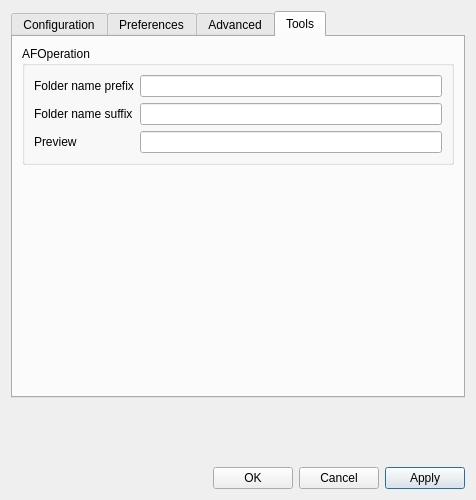
<?xml version="1.0" encoding="UTF-8"?>
<ui version="4.0">
 <class>Dialog</class>
 <widget class="QDialog" name="Dialog">
  <property name="geometry">
   <rect>
    <x>0</x>
    <y>0</y>
    <width>476</width>
    <height>500</height>
   </rect>
  </property>
  <property name="minimumSize">
   <size>
    <width>476</width>
    <height>500</height>
   </size>
  </property>
  <property name="maximumSize">
   <size>
    <width>476</width>
    <height>500</height>
   </size>
  </property>
  <property name="windowTitle">
   <string>Dialog</string>
  </property>
  <layout class="QGridLayout" name="gridLayout">
   <item row="3" column="3">
    <widget class="QPushButton" name="pushButton_2">
     <property name="text">
      <string>Apply</string>
     </property>
    </widget>
   </item>
   <item row="3" column="0">
    <spacer name="horizontalSpacer">
     <property name="orientation">
      <enum>Qt::Horizontal</enum>
     </property>
     <property name="sizeHint" stdset="0">
      <size>
       <width>407</width>
       <height>20</height>
      </size>
     </property>
    </spacer>
   </item>
   <item row="1" column="0" colspan="4">
    <widget class="QTabWidget" name="tabWidget">
     <property name="sizePolicy">
      <sizepolicy hsizetype="Expanding" vsizetype="Expanding">
       <horstretch>0</horstretch>
       <verstretch>0</verstretch>
      </sizepolicy>
     </property>
     <property name="currentIndex">
      <number>3</number>
     </property>
     <widget class="QWidget" name="tab">
      <attribute name="icon">
       <iconset>
        <normaloff>../assets/clipboard-list.png</normaloff>../assets/clipboard-list.png</iconset>
      </attribute>
      <attribute name="title">
       <string>Configuration</string>
      </attribute>
      <layout class="QVBoxLayout" name="verticalLayout_2">
       <item>
        <widget class="QGroupBox" name="groupBox">
         <property name="sizePolicy">
          <sizepolicy hsizetype="Expanding" vsizetype="Fixed">
           <horstretch>0</horstretch>
           <verstretch>0</verstretch>
          </sizepolicy>
         </property>
         <property name="minimumSize">
          <size>
           <width>0</width>
           <height>0</height>
          </size>
         </property>
         <property name="title">
          <string>Export configuration</string>
         </property>
         <layout class="QFormLayout" name="formLayout_2">
          <item row="0" column="0">
           <widget class="QLabel" name="label">
            <property name="text">
             <string>Export...</string>
            </property>
           </widget>
          </item>
          <item row="0" column="1">
           <widget class="QRadioButton" name="radioButton">
            <property name="text">
             <string>Video + Audio</string>
            </property>
            <property name="checked">
             <bool>true</bool>
            </property>
           </widget>
          </item>
          <item row="1" column="1">
           <widget class="QRadioButton" name="radioButton_2">
            <property name="text">
             <string>Audio-only</string>
            </property>
           </widget>
          </item>
         </layout>
        </widget>
       </item>
       <item>
        <widget class="QGroupBox" name="groupBox_2">
         <property name="sizePolicy">
          <sizepolicy hsizetype="Expanding" vsizetype="Fixed">
           <horstretch>0</horstretch>
           <verstretch>0</verstretch>
          </sizepolicy>
         </property>
         <property name="title">
          <string>Download configuration</string>
         </property>
         <layout class="QFormLayout" name="formLayout_3">
          <item row="1" column="0">
           <widget class="QLabel" name="label_3">
            <property name="text">
             <string>Download range</string>
            </property>
           </widget>
          </item>
          <item row="0" column="0">
           <widget class="QLabel" name="label_2">
            <property name="text">
             <string>Output template</string>
            </property>
           </widget>
          </item>
          <item row="0" column="1">
           <widget class="QComboBox" name="comboBox">
            <property name="statusTip">
             <string>&lt;html&gt;&lt;head/&gt;&lt;body&gt;&lt;p&gt;Append information to the end of your chosen output.&lt;/p&gt;&lt;p&gt;- &lt;span style=&quot; font-weight:600;&quot;&gt;%(title)s&lt;/span&gt; - video title&lt;/p&gt;&lt;p&gt;- &lt;span style=&quot; font-weight:600;&quot;&gt;%(alt_title)s&lt;/span&gt; - alternative video title&lt;/p&gt;&lt;p&gt;- &lt;span style=&quot; font-weight:600;&quot;&gt;%(id)s&lt;/span&gt; - video id&lt;/p&gt;&lt;p&gt;- &lt;span style=&quot; font-weight:600;&quot;&gt;%(creator)s&lt;/span&gt; - video creator&lt;/p&gt;&lt;p&gt;- &lt;span style=&quot; font-weight:600;&quot;&gt;%(playlist_title)s&lt;/span&gt; - playlist title&lt;/p&gt;&lt;p&gt;- &lt;span style=&quot; font-weight:600;&quot;&gt;%(playlist_index)s&lt;/span&gt; - video position in the playlist&lt;/p&gt;&lt;p&gt;Need the full list? Look for youtube-dl's README.md file at GitHub.&lt;/p&gt;&lt;/body&gt;&lt;/html&gt;</string>
            </property>
            <property name="editable">
             <bool>true</bool>
            </property>
            <property name="insertPolicy">
             <enum>QComboBox::InsertAtTop</enum>
            </property>
           </widget>
          </item>
          <item row="1" column="1">
           <widget class="QLineEdit" name="lineEdit_2"/>
          </item>
         </layout>
        </widget>
       </item>
       <item>
        <widget class="QGroupBox" name="groupBox_3">
         <property name="enabled">
          <bool>false</bool>
         </property>
         <property name="sizePolicy">
          <sizepolicy hsizetype="Expanding" vsizetype="Fixed">
           <horstretch>0</horstretch>
           <verstretch>0</verstretch>
          </sizepolicy>
         </property>
         <property name="title">
          <string>Metadata exportation configuration</string>
         </property>
         <layout class="QVBoxLayout" name="verticalLayout">
          <property name="topMargin">
           <number>5</number>
          </property>
          <item>
           <widget class="QCheckBox" name="checkBox">
            <property name="sizePolicy">
             <sizepolicy hsizetype="Minimum" vsizetype="Fixed">
              <horstretch>0</horstretch>
              <verstretch>1</verstretch>
             </sizepolicy>
            </property>
            <property name="minimumSize">
             <size>
              <width>0</width>
              <height>17</height>
             </size>
            </property>
            <property name="text">
             <string>Export metadata</string>
            </property>
           </widget>
          </item>
          <item>
           <widget class="QCheckBox" name="checkBox_2">
            <property name="sizePolicy">
             <sizepolicy hsizetype="Minimum" vsizetype="Fixed">
              <horstretch>0</horstretch>
              <verstretch>1</verstretch>
             </sizepolicy>
            </property>
            <property name="minimumSize">
             <size>
              <width>0</width>
              <height>17</height>
             </size>
            </property>
            <property name="text">
             <string>Embed thumbnail as cover art</string>
            </property>
           </widget>
          </item>
          <item>
           <widget class="QCheckBox" name="checkBox_3">
            <property name="sizePolicy">
             <sizepolicy hsizetype="Minimum" vsizetype="Fixed">
              <horstretch>0</horstretch>
              <verstretch>1</verstretch>
             </sizepolicy>
            </property>
            <property name="minimumSize">
             <size>
              <width>0</width>
              <height>17</height>
             </size>
            </property>
            <property name="text">
             <string>Embed subtitles into video</string>
            </property>
           </widget>
          </item>
         </layout>
        </widget>
       </item>
       <item>
        <spacer name="verticalSpacer_4">
         <property name="orientation">
          <enum>Qt::Vertical</enum>
         </property>
         <property name="sizeHint" stdset="0">
          <size>
           <width>20</width>
           <height>40</height>
          </size>
         </property>
        </spacer>
       </item>
      </layout>
     </widget>
     <widget class="QWidget" name="PrefWidget">
      <attribute name="icon">
       <iconset>
        <normaloff>../assets/star.png</normaloff>../assets/star.png</iconset>
      </attribute>
      <attribute name="title">
       <string>Preferences</string>
      </attribute>
      <layout class="QVBoxLayout" name="verticalLayout_3">
       <item>
        <widget class="QGroupBox" name="groupBox_6">
         <property name="sizePolicy">
          <sizepolicy hsizetype="Preferred" vsizetype="Fixed">
           <horstretch>0</horstretch>
           <verstretch>0</verstretch>
          </sizepolicy>
         </property>
         <property name="title">
          <string>Notifications</string>
         </property>
         <layout class="QGridLayout" name="gridLayout_4">
          <item row="1" column="0">
           <widget class="QCheckBox" name="checkBox_4">
            <property name="text">
             <string>Prefer notifications over message boxes</string>
            </property>
            <property name="checkable">
             <bool>true</bool>
            </property>
           </widget>
          </item>
         </layout>
        </widget>
       </item>
       <item>
        <widget class="QGroupBox" name="groupBox_7">
         <property name="sizePolicy">
          <sizepolicy hsizetype="Preferred" vsizetype="Fixed">
           <horstretch>0</horstretch>
           <verstretch>0</verstretch>
          </sizepolicy>
         </property>
         <property name="styleSheet">
          <string notr="true">#LightOption{
		border-radius: 5px;
		background-color: #f9f9f9;
		color: black
}
#DarkOption{
		border-radius: 5px;
		background-color: #353535;
		color: white
}
QRadioButton{
		padding: 5px
}</string>
         </property>
         <property name="title">
          <string>Theme</string>
         </property>
         <layout class="QHBoxLayout" name="horizontalLayout_2">
          <item>
           <widget class="QRadioButton" name="radioButton_3">
            <property name="text">
             <string>Light</string>
            </property>
           </widget>
          </item>
          <item>
           <widget class="QRadioButton" name="radioButton_4">
            <property name="text">
             <string>Dark</string>
            </property>
           </widget>
          </item>
         </layout>
        </widget>
       </item>
       <item>
        <widget class="QGroupBox" name="groupBox_8">
         <property name="enabled">
          <bool>false</bool>
         </property>
         <property name="title">
          <string>Downloader</string>
         </property>
         <layout class="QGridLayout" name="gridLayout_5">
          <item row="1" column="0">
           <widget class="QRadioButton" name="radioButton_5">
            <property name="text">
             <string>youtube-dl</string>
            </property>
           </widget>
          </item>
          <item row="1" column="1">
           <widget class="QRadioButton" name="radioButton_6">
            <property name="text">
             <string>yt-dlp</string>
            </property>
           </widget>
          </item>
          <item row="0" column="0">
           <widget class="QLabel" name="label_6">
            <property name="text">
             <string/>
            </property>
            <property name="pixmap">
             <pixmap>../assets/ytdl.png</pixmap>
            </property>
            <property name="alignment">
             <set>Qt::AlignCenter</set>
            </property>
           </widget>
          </item>
          <item row="0" column="1">
           <widget class="QLabel" name="label_7">
            <property name="text">
             <string/>
            </property>
            <property name="pixmap">
             <pixmap>../assets/ytdlp.png</pixmap>
            </property>
            <property name="alignment">
             <set>Qt::AlignCenter</set>
            </property>
           </widget>
          </item>
         </layout>
        </widget>
       </item>
       <item>
        <spacer name="verticalSpacer_2">
         <property name="orientation">
          <enum>Qt::Vertical</enum>
         </property>
         <property name="sizeHint" stdset="0">
          <size>
           <width>20</width>
           <height>40</height>
          </size>
         </property>
        </spacer>
       </item>
      </layout>
     </widget>
     <widget class="QWidget" name="AdvWidget">
      <attribute name="icon">
       <iconset>
        <normaloff>../assets/gear.png</normaloff>../assets/gear.png</iconset>
      </attribute>
      <attribute name="title">
       <string>Advanced</string>
      </attribute>
      <layout class="QVBoxLayout" name="verticalLayout_4">
       <item>
        <widget class="QGroupBox" name="groupBox_9">
         <property name="enabled">
          <bool>true</bool>
         </property>
         <property name="title">
          <string>Proxy server</string>
         </property>
         <property name="checkable">
          <bool>true</bool>
         </property>
         <property name="checked">
          <bool>false</bool>
         </property>
         <layout class="QGridLayout" name="gridLayout_2">
          <item row="0" column="0">
           <widget class="QPushButton" name="pushButton_5">
            <property name="sizePolicy">
             <sizepolicy hsizetype="Fixed" vsizetype="Fixed">
              <horstretch>0</horstretch>
              <verstretch>0</verstretch>
             </sizepolicy>
            </property>
            <property name="text">
             <string>Change proxy server</string>
            </property>
            <property name="icon">
             <iconset>
              <normaloff>../assets/proxy.png</normaloff>../assets/proxy.png</iconset>
            </property>
           </widget>
          </item>
          <item row="0" column="1">
           <spacer name="horizontalSpacer_3">
            <property name="orientation">
             <enum>Qt::Horizontal</enum>
            </property>
            <property name="sizeHint" stdset="0">
             <size>
              <width>40</width>
              <height>20</height>
             </size>
            </property>
           </spacer>
          </item>
         </layout>
        </widget>
       </item>
       <item>
        <widget class="QGroupBox" name="groupBox_5">
         <property name="sizePolicy">
          <sizepolicy hsizetype="Preferred" vsizetype="Fixed">
           <horstretch>0</horstretch>
           <verstretch>0</verstretch>
          </sizepolicy>
         </property>
         <property name="title">
          <string>Additional configuration</string>
         </property>
         <layout class="QHBoxLayout" name="horizontalLayout">
          <item>
           <widget class="QLabel" name="label_5">
            <property name="text">
             <string>Is the option you want to use not here?
You can use switches from the command line in this app.</string>
            </property>
           </widget>
          </item>
          <item>
           <spacer name="horizontalSpacer_2">
            <property name="orientation">
             <enum>Qt::Horizontal</enum>
            </property>
            <property name="sizeHint" stdset="0">
             <size>
              <width>40</width>
              <height>20</height>
             </size>
            </property>
           </spacer>
          </item>
          <item>
           <widget class="QPushButton" name="pushButton">
            <property name="sizePolicy">
             <sizepolicy hsizetype="Fixed" vsizetype="Fixed">
              <horstretch>0</horstretch>
              <verstretch>0</verstretch>
             </sizepolicy>
            </property>
            <property name="layoutDirection">
             <enum>Qt::LeftToRight</enum>
            </property>
            <property name="text">
             <string>  Open additional
  switches input dialog</string>
            </property>
            <property name="icon">
             <iconset>
              <normaloff>../assets/switch-plus.png</normaloff>../assets/switch-plus.png</iconset>
            </property>
           </widget>
          </item>
         </layout>
        </widget>
       </item>
       <item>
        <widget class="QGroupBox" name="groupBox_4">
         <property name="enabled">
          <bool>false</bool>
         </property>
         <property name="sizePolicy">
          <sizepolicy hsizetype="Preferred" vsizetype="Fixed">
           <horstretch>0</horstretch>
           <verstretch>0</verstretch>
          </sizepolicy>
         </property>
         <property name="title">
          <string>Retries</string>
         </property>
         <layout class="QFormLayout" name="formLayout_5">
          <item row="0" column="0">
           <widget class="QLabel" name="label_4">
            <property name="text">
             <string>Fragment retries</string>
            </property>
           </widget>
          </item>
          <item row="0" column="1">
           <widget class="QSpinBox" name="spinBox"/>
          </item>
         </layout>
        </widget>
       </item>
       <item>
        <spacer name="verticalSpacer_3">
         <property name="orientation">
          <enum>Qt::Vertical</enum>
         </property>
         <property name="sizeHint" stdset="0">
          <size>
           <width>20</width>
           <height>40</height>
          </size>
         </property>
        </spacer>
       </item>
      </layout>
     </widget>
     <widget class="QWidget" name="tab_2">
      <attribute name="title">
       <string>Tools</string>
      </attribute>
      <layout class="QVBoxLayout" name="verticalLayout_5">
       <item>
        <widget class="QGroupBox" name="groupBox_10">
         <property name="sizePolicy">
          <sizepolicy hsizetype="Preferred" vsizetype="Fixed">
           <horstretch>0</horstretch>
           <verstretch>0</verstretch>
          </sizepolicy>
         </property>
         <property name="title">
          <string>AFOperation</string>
         </property>
         <layout class="QFormLayout" name="formLayout">
          <item row="0" column="0">
           <widget class="QLabel" name="label_8">
            <property name="text">
             <string>Folder name prefix</string>
            </property>
           </widget>
          </item>
          <item row="0" column="1">
           <widget class="QLineEdit" name="lineEdit"/>
          </item>
          <item row="1" column="0">
           <widget class="QLabel" name="label_9">
            <property name="text">
             <string>Folder name suffix</string>
            </property>
           </widget>
          </item>
          <item row="1" column="1">
           <widget class="QLineEdit" name="lineEdit_3"/>
          </item>
          <item row="2" column="1">
           <widget class="QLineEdit" name="lineEdit_4">
            <property name="text">
             <string/>
            </property>
            <property name="readOnly">
             <bool>true</bool>
            </property>
           </widget>
          </item>
          <item row="2" column="0">
           <widget class="QLabel" name="label_11">
            <property name="text">
             <string>Preview</string>
            </property>
           </widget>
          </item>
         </layout>
        </widget>
       </item>
       <item>
        <spacer name="verticalSpacer_5">
         <property name="orientation">
          <enum>Qt::Vertical</enum>
         </property>
         <property name="sizeHint" stdset="0">
          <size>
           <width>20</width>
           <height>40</height>
          </size>
         </property>
        </spacer>
       </item>
      </layout>
     </widget>
    </widget>
   </item>
   <item row="3" column="2">
    <widget class="QPushButton" name="pushButton_3">
     <property name="text">
      <string>Cancel</string>
     </property>
    </widget>
   </item>
   <item row="3" column="1">
    <widget class="QPushButton" name="pushButton_4">
     <property name="text">
      <string>OK</string>
     </property>
    </widget>
   </item>
   <item row="2" column="0" colspan="4">
    <spacer name="verticalSpacer">
     <property name="orientation">
      <enum>Qt::Vertical</enum>
     </property>
     <property name="sizeHint" stdset="0">
      <size>
       <width>20</width>
       <height>40</height>
      </size>
     </property>
    </spacer>
   </item>
  </layout>
 </widget>
 <tabstops>
  <tabstop>tabWidget</tabstop>
  <tabstop>radioButton</tabstop>
  <tabstop>radioButton_2</tabstop>
  <tabstop>comboBox</tabstop>
  <tabstop>lineEdit_2</tabstop>
  <tabstop>checkBox</tabstop>
  <tabstop>checkBox_2</tabstop>
  <tabstop>checkBox_3</tabstop>
  <tabstop>pushButton_4</tabstop>
  <tabstop>pushButton_3</tabstop>
  <tabstop>pushButton_2</tabstop>
  <tabstop>checkBox_4</tabstop>
  <tabstop>radioButton_3</tabstop>
  <tabstop>radioButton_4</tabstop>
  <tabstop>radioButton_5</tabstop>
  <tabstop>radioButton_6</tabstop>
  <tabstop>groupBox_9</tabstop>
  <tabstop>pushButton_5</tabstop>
  <tabstop>pushButton</tabstop>
  <tabstop>spinBox</tabstop>
 </tabstops>
 <resources/>
 <connections/>
</ui>
